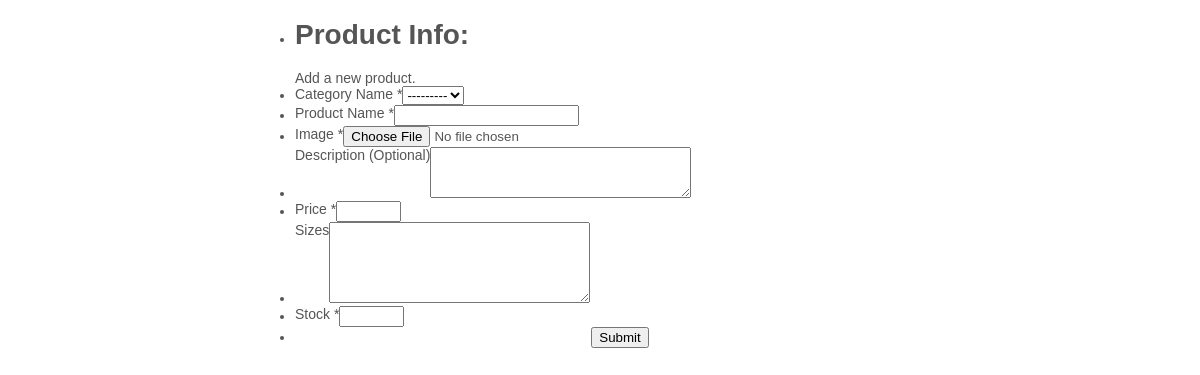
Before: /adminpro with the older database file.
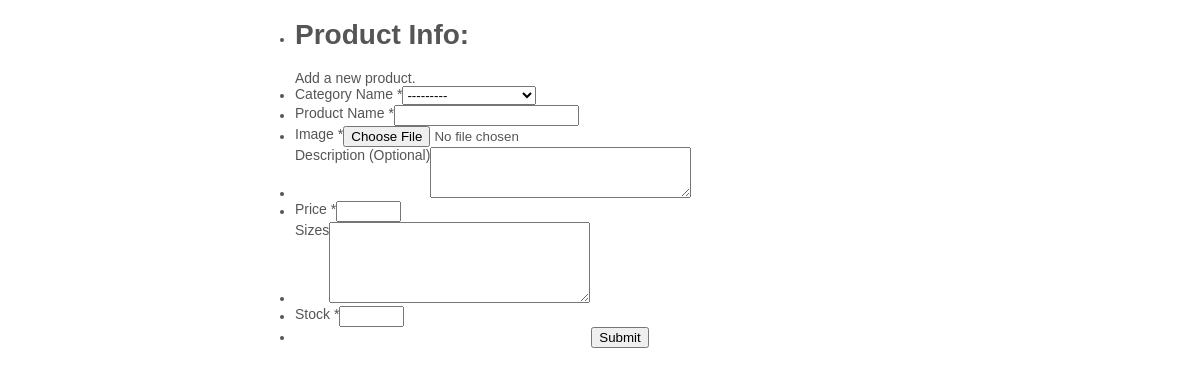
After: the same page with the newer database file.
### emallapp/models.py (models this page shows)
class Category(models.Model):
    name = models.CharField(max_length=100)
    description =  models.CharField(max_length=100)
    description1 = models.CharField(max_length=100,blank=True)
    img_url = models.CharField(max_length=2083)
    link = models.CharField(max_length=255)
    def __str__(self):
        return self.name

### emallapp/views.py (the view, shortened to what this page needs)
# urls.py: path('adminpro', views.adminpro, name="adminpro"),
def adminpro(request):
    print("new")
    form = productForm()
    return render(request, 'addpro.html', {"form": form})

### emallapp/forms.py
class productForm(forms.ModelForm):
    class Meta:
        model = product
        fields = '__all__'

### templates/addpro.html (shortened to what the changed rows need)
<!DOCTYPE HTML PUBLIC "-//W3C//DTD HTML 4.01//EN" "http://www.w3.org/TR/html4/strict.dtd">
<html class="supernova">
<head>
  <link href="https://cdn.jotfor.ms/static/formCss.css?3.3.18617" rel="stylesheet" type="text/css" />
  <link type="text/css" rel="stylesheet" href="https://cdn.jotfor.ms/css/styles/nova.css?3.3.18617" />
  <link type="text/css" rel="stylesheet"
    href="https://cdn.jotfor.ms/themes/CSS/566a91c2977cdfcd478b4567.css?themeRevisionID=5dca5ac9a5e86d17235d90c1" />
</head>
<body>
  <form class="jotform-form" method="POST" enctype="multipart/form-data">{% csrf_token %}
    <div role="main" class="form-all">
      <ul class="form-section page-section">
        <li id="cid_8" class="form-input-wide" data-type="control_head">
          <div class="form-header-group  header-large">
            <div class="header-text httal htvam">
              <h1 id="header_8" class="form-header" data-component="header">
                Product Info:
              </h1>
            </div>
          </div>
        </li>
        <li class="form-line jf-required" data-type="control_textbox" id="id_13">
          <div id="cid_1" class="form-input jf-required">
            <select name="{{ form.c_name.name }}" id="{{ form.c_name.id_for_label }}" class="form-control">
              {% for choice in form.c_name.field.choices %}
              <option value="{{ choice.0 }}"> {{ choice.1 }} </option>
              {% endfor %}
            </select>
          </div>
        </li>
      </ul>
    </div>
  </form>
</body>
</html>

Changed rows visible on the page:
added Category: c_name "---------"
Other visible differences:
form field c_name: "---------" → (not shown)
